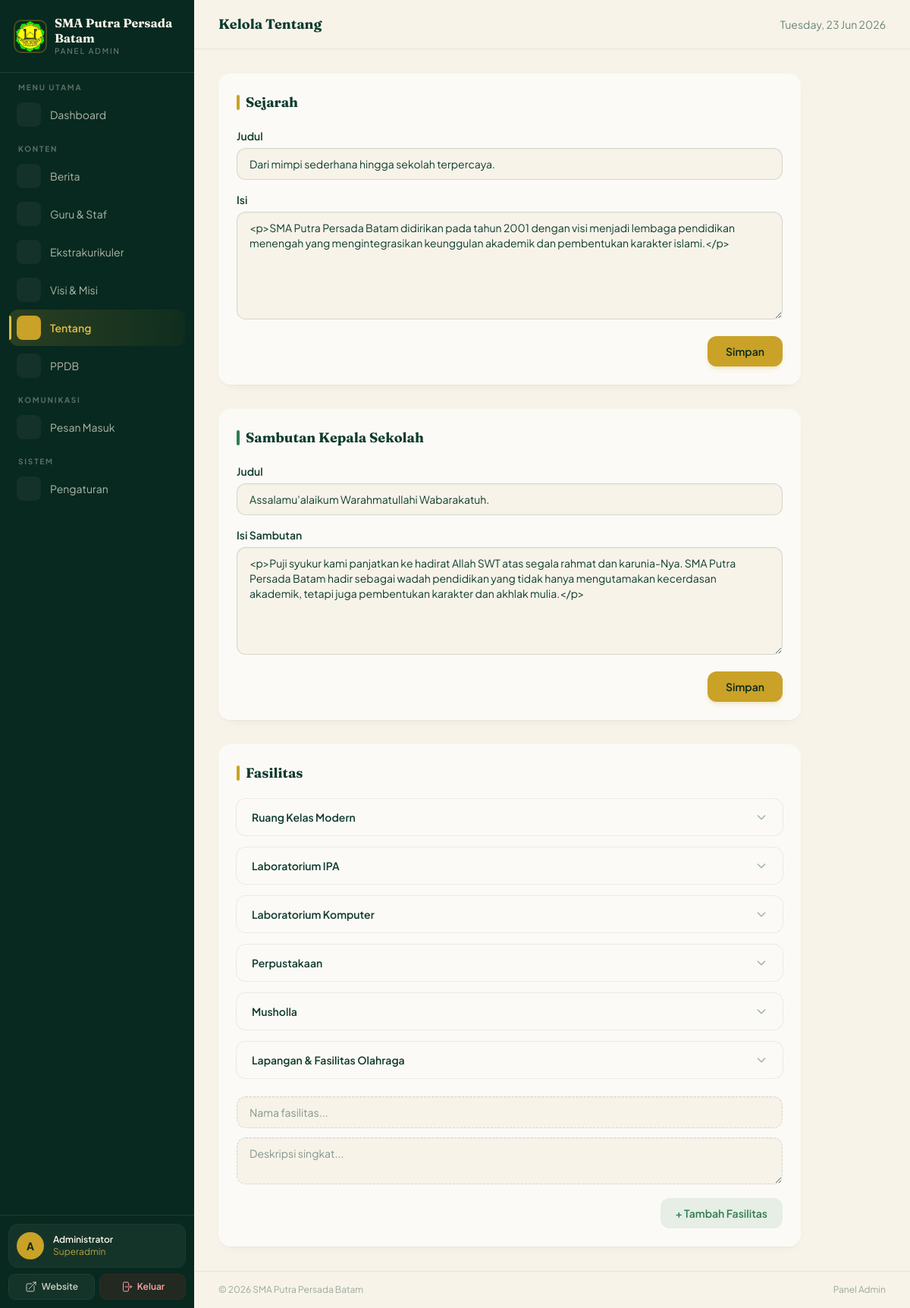
Page /admin/kelola_tentang.php (signed in) on the committed database.
### tables this page shows
CREATE TABLE pengaturan (
  id    INT AUTO_INCREMENT PRIMARY KEY,
  kunci VARCHAR(100) NOT NULL UNIQUE,
  nilai TEXT NOT NULL
);

CREATE TABLE tentang (
  id     INT AUTO_INCREMENT PRIMARY KEY,
  bagian VARCHAR(50) NOT NULL,
  judul  VARCHAR(200) DEFAULT NULL,
  isi    TEXT         NOT NULL
);

### config/koneksi.php (called while the page is built, shortened)
<?php
$cspNonce = base64_encode(random_bytes(16));
function db(): PDO {
    static $pdo = null;
    if ($pdo === null) {
        $dsn = "mysql:host=" . DB_HOST . ";dbname=" . DB_NAME . ";charset=" . DB_CHARSET;
        $pdo = new PDO($dsn, DB_USER, DB_PASS, [
            PDO::ATTR_ERRMODE            => PDO::ERRMODE_EXCEPTION,
            PDO::ATTR_DEFAULT_FETCH_MODE => PDO::FETCH_ASSOC,
            PDO::ATTR_EMULATE_PREPARES   => false,
        ]);
    }
    return $pdo;
}
function setting(string $kunci): ?string {
    $stmt = db()->prepare('SELECT nilai FROM pengaturan WHERE kunci = ?');
    $stmt->execute([$kunci]);
    $row = $stmt->fetch();
    return $row ? $row['nilai'] : null;
}
function esc(string $str): string {
    return htmlspecialchars($str, ENT_QUOTES, 'UTF-8');
}

### admin/auth.php (called while the page is built, shortened)
<?php
require_once __DIR__ . '/../config/koneksi.php';
function admin_name(): string {
    return $_SESSION['admin_nama'] ?? 'Admin';
}

### admin/kelola_tentang.php (the view, shortened to what this page needs)
<?php
require_once 'auth.php';
$pdo = db();
$sejarah   = $pdo->query("SELECT * FROM tentang WHERE bagian='sejarah' LIMIT 1")->fetch();
$sambutan  = $pdo->query("SELECT * FROM tentang WHERE bagian='sambutan' LIMIT 1")->fetch();
$fasilitas = $pdo->query("SELECT * FROM tentang WHERE bagian='fasilitas' ORDER BY id")->fetchAll();
$pageTitle = 'Kelola Tentang';
include 'admin_head.php';
?>
<div class="max-w-3xl space-y-8">
  <div class="admin-card bg-white/60 dark:bg-pine/40 backdrop-blur-sm rounded-2xl ring-1 ring-pine/8 dark:ring-cream/8 p-6">
    <h3 class="font-serif text-lg font-bold mb-5 flex items-center gap-2">
      <span class="w-1 h-5 rounded-full bg-brass"></span> Sejarah
    </h3>
    <form method="POST">
      <div class="mb-4">
        <label class="block text-sm font-semibold mb-1.5">Judul</label>
        <input type="text" name="judul" value="<?php echo esc($sejarah['judul'] ?? ''); ?>"
               class="w-full px-4 py-2.5 rounded-xl bg-cream dark:bg-pine-deep border border-pine/15 dark:border-cream/15 focus:border-brass focus:ring-2 focus:ring-brass/20 outline-none transition text-sm">
      </div>
      <div class="mb-4">
        <label class="block text-sm font-semibold mb-1.5">Isi</label>
        <textarea name="isi" rows="6"
                  class="w-full px-4 py-2.5 rounded-xl bg-cream dark:bg-pine-deep border border-pine/15 dark:border-cream/15 focus:border-brass focus:ring-2 focus:ring-brass/20 outline-none transition text-sm"><?php echo esc($sejarah['isi'] ?? ''); ?></textarea>
      </div>
      <div class="flex justify-end">
        <button type="submit" class="btn-action px-6 py-2.5 rounded-xl bg-brass hover:bg-brass-light text-pine-deep font-semibold text-sm shadow-md shadow-brass/20 hover:shadow-lg transition">Simpan</button>
      </div>
    </form>
  </div>
  <div class="admin-card bg-white/60 dark:bg-pine/40 backdrop-blur-sm rounded-2xl ring-1 ring-pine/8 dark:ring-cream/8 p-6">
    <h3 class="font-serif text-lg font-bold mb-5 flex items-center gap-2">
      <span class="w-1 h-5 rounded-full bg-leaf"></span> Sambutan Kepala Sekolah
    </h3>
    <form method="POST">
      <div class="mb-4">
        <label class="block text-sm font-semibold mb-1.5">Judul</label>
        <input type="text" name="judul" value="<?php echo esc($sambutan['judul'] ?? ''); ?>"
               class="w-full px-4 py-2.5 rounded-xl bg-cream dark:bg-pine-deep border border-pine/15 dark:border-cream/15 focus:border-brass focus:ring-2 focus:ring-brass/20 outline-none transition text-sm">
      </div>
      <div class="mb-4">
        <label class="block text-sm font-semibold mb-1.5">Isi Sambutan</label>
        <textarea name="isi" rows="6"
                  class="w-full px-4 py-2.5 rounded-xl bg-cream dark:bg-pine-deep border border-pine/15 dark:border-cream/15 focus:border-brass focus:ring-2 focus:ring-brass/20 outline-none transition text-sm"><?php echo esc($sambutan['isi'] ?? ''); ?></textarea>
      </div>
      <div class="flex justify-end">
        <button type="submit" class="btn-action px-6 py-2.5 rounded-xl bg-brass hover:bg-brass-light text-pine-deep font-semibold text-sm shadow-md shadow-brass/20 hover:shadow-lg transition">Simpan</button>
      </div>
    </form>
  </div>
  <div class="admin-card bg-white/60 dark:bg-pine/40 backdrop-blur-sm rounded-2xl ring-1 ring-pine/8 dark:ring-cream/8 p-6">
    <h3 class="font-serif text-lg font-bold mb-5 flex items-center gap-2">
      <span class="w-1 h-5 rounded-full bg-brass"></span> Fasilitas
    </h3>
    <?php if (!empty($fasilitas)): ?>
      <div class="space-y-4 mb-6">
        <?php foreach ($fasilitas as $f): ?>
          <details class="group rounded-xl ring-1 ring-pine/8 dark:ring-cream/8 overflow-hidden">
            <summary class="flex items-center justify-between px-5 py-3.5 cursor-pointer hover:bg-pine/3 dark:hover:bg-cream/5 transition">
              <span class="font-semibold text-sm"><?php echo esc($f['judul']); ?></span>
              <svg class="w-4 h-4 text-pine/40 dark:text-cream/40 group-open:rotate-180 transition-transform" fill="none" stroke="currentColor" viewBox="0 0 24 24"><path stroke-linecap="round" stroke-linejoin="round" stroke-width="2" d="M19 9l-7 7-7-7"/></svg>
            </summary>
          </details>
        <?php endforeach; ?>
      </div>
    <?php endif; ?>
    <form method="POST" class="space-y-3">
      <input type="text" name="judul" required placeholder="Nama fasilitas..."
             class="w-full px-4 py-2.5 rounded-xl bg-cream dark:bg-pine-deep border border-pine/15 dark:border-cream/15 border-dashed focus:border-brass focus:ring-2 focus:ring-brass/20 outline-none transition text-sm">
      <textarea name="isi" rows="2" placeholder="Deskripsi singkat..."
                class="w-full px-4 py-2.5 rounded-xl bg-cream dark:bg-pine-deep border border-pine/15 dark:border-cream/15 border-dashed focus:border-brass focus:ring-2 focus:ring-brass/20 outline-none transition text-sm"></textarea>
      <div class="flex justify-end">
        <button type="submit" class="btn-action px-5 py-2.5 rounded-xl bg-leaf/10 text-leaf hover:bg-leaf/20 font-semibold text-sm transition">+ Tambah Fasilitas</button>
      </div>
    </form>
  </div>
</div>
<?php include 'admin_foot.php'; ?>

### admin/admin_head.php (shortened to what this page needs)
<?php
$namaSekolah = setting('nama_sekolah') ?? 'SMA Putra Persada Batam';
$currentPage = basename($_SERVER['PHP_SELF']);
$navGroups = [
    'Menu Utama' => [
        ['file'=>'dashboard.php', 'icon'=>'grid', 'label'=>'Dashboard'],
    ],
    'Konten' => [
        ['file'=>'kelola_berita.php',   'icon'=>'news',  'label'=>'Berita'],
        ['file'=>'kelola_guru.php',     'icon'=>'users', 'label'=>'Guru & Staf'],
        ['file'=>'kelola_ekskul.php',   'icon'=>'star',  'label'=>'Ekstrakurikuler'],
        ['file'=>'kelola_visimisi.php', 'icon'=>'eye',   'label'=>'Visi & Misi'],
        ['file'=>'kelola_tentang.php',  'icon'=>'info',  'label'=>'Tentang'],
        ['file'=>'kelola_ppdb.php',     'icon'=>'doc',   'label'=>'PPDB'],
    ],
    'Komunikasi' => [
        ['file'=>'pesan_masuk.php', 'icon'=>'mail', 'label'=>'Pesan Masuk'],
    ],
    'Sistem' => [
        ['file'=>'kelola_pengaturan.php', 'icon'=>'cog', 'label'=>'Pengaturan'],
    ],
];
?>
<!DOCTYPE html>
<html lang="id">
<head>
  <script nonce="<?php echo $cspNonce; ?>" src="../assets/js/tailwind.js"></script>
</head>
<body class="min-h-dvh antialiased bg-cream dark:bg-pine-deep text-pine dark:text-cream font-sans">
  <aside id="sidebar" class="fixed top-0 left-0 bottom-0 w-64 bg-pine-deep text-cream z-50 flex flex-col sidebar-enter
                               lg:translate-x-0 -translate-x-full">
    <div class="p-5 border-b border-cream/10">
      <a href="dashboard.php" class="flex items-center gap-3 group">
        <img src="../assets/img/logo.jpeg" alt="Logo" class="w-10 h-10 rounded-lg object-cover ring-2 ring-brass/30
                                                    group-hover:ring-brass transition duration-300">
        <div>
          <h1 class="font-serif text-base font-bold leading-tight group-hover:text-brass-light transition"><?php echo esc($namaSekolah); ?></h1>
          <p class="text-[10px] tracking-[0.2em] text-cream/50 uppercase">Panel Admin</p>
        </div>
      </a>
    </div>
    <nav class="flex-1 overflow-y-auto py-3 px-3 space-y-3.5">
      <?php
      foreach ($navGroups as $groupLabel => $items): ?>
        <div>
          <p class="px-3 mb-1 text-[10px] font-bold tracking-[0.18em] text-cream/35 uppercase"><?php echo $groupLabel; ?></p>
          <div class="space-y-0.5">
            <?php foreach ($items as $item):
              $isActive = $currentPage === $item['file']; ?>
              <a href="<?php echo $item['file']; ?>"
                 class="sidebar-link flex items-center gap-3 px-2.5 py-2 rounded-xl text-sm
                        <?php echo $isActive ? 'active font-semibold' : 'text-cream/70 hover:text-cream'; ?>">
                <span class="nav-ic flex items-center justify-center w-8 h-8 rounded-lg shrink-0 <?php echo $isActive ? '' : 'bg-cream/5'; ?>">
                  <svg class="w-[18px] h-[18px]" fill="none" stroke="currentColor" viewBox="0 0 24 24">
                    <?php echo $iconPaths[$item['icon']]; ?>
                  </svg>
                </span>
                <span class="truncate"><?php echo $item['label']; ?></span>
              </a>
            <?php endforeach; ?>
          </div>
        </div>
      <?php endforeach; ?>
    </nav>
    <div class="p-3 border-t border-cream/10">
      <div class="flex items-center gap-3 p-2.5 mb-2.5 rounded-xl bg-cream/5 ring-1 ring-cream/8">
        <div class="w-9 h-9 rounded-full bg-brass flex items-center justify-center text-pine-deep font-bold text-sm shrink-0">
          <?php echo strtoupper(substr(admin_name(), 0, 1)); ?>
        </div>
        <div class="text-xs min-w-0">
          <p class="font-semibold truncate"><?php echo esc(admin_name()); ?></p>
          <p class="text-brass-light/80 capitalize truncate"><?php echo esc($_SESSION['admin_role'] ?? 'admin'); ?></p>
        </div>
      </div>
      <div class="grid grid-cols-2 gap-2">
        <a href="../index.php" target="_blank"
           class="flex items-center justify-center gap-1.5 px-3 py-2 rounded-lg text-xs font-semibold
                  bg-cream/5 text-cream/80 ring-1 ring-cream/10 hover:bg-cream/10 hover:text-cream transition">
          <svg class="w-4 h-4 shrink-0" fill="none" stroke="currentColor" viewBox="0 0 24 24"><path stroke-linecap="round" stroke-linejoin="round" stroke-width="1.5" d="M13.5 6H5.25A2.25 2.25 0 003 8.25v10.5A2.25 2.25 0 005.25 21h10.5A2.25 2.25 0 0018 18.75V10.5m-10.5 6L21 3m0 0h-5.25M21 3v5.25"/></svg>
          Website
        </a>
        <a href="logout.php"
           class="flex items-center justify-center gap-1.5 px-3 py-2 rounded-lg text-xs font-semibold
                  bg-red-500/10 text-red-300 ring-1 ring-red-500/20 hover:bg-red-500/20 hover:text-red-200 transition">
          <svg class="w-4 h-4 shrink-0" fill="none" stroke="currentColor" viewBox="0 0 24 24"><path stroke-linecap="round" stroke-linejoin="round" stroke-width="1.5" d="M15.75 9V5.25A2.25 2.25 0 0013.5 3h-6a2.25 2.25 0 00-2.25 2.25v13.5A2.25 2.25 0 007.5 21h6a2.25 2.25 0 002.25-2.25V15m3 0l3-3m0 0l-3-3m3 3H9"/></svg>
          Keluar
        </a>
      </div>
    </div>
  </aside>
  <div class="lg:ml-64 min-h-dvh flex flex-col">
    <header class="sticky top-0 z-30 bg-cream/80 dark:bg-pine-deep/80 backdrop-blur-md border-b border-pine/8 dark:border-cream/8">
      <div class="flex items-center justify-between px-5 lg:px-8 h-16">
        <div class="flex items-center gap-4">
          <h2 class="font-serif text-lg font-bold"><?php echo esc($pageTitle); ?></h2>
        </div>
        <div class="flex items-center gap-3 text-sm text-pine/60 dark:text-cream/60">
          <span><?php echo date('l, d M Y'); ?></span>
        </div>
      </div>
    </header>
    <main class="flex-1 p-5 lg:p-8 fade-in">

### admin/admin_head.php (style rules this page uses)
.sidebar-link { position:relative;transition:background .2s ease,color .2s ease }
.sidebar-link .nav-ic { transition:background .2s ease,color .2s ease }
.sidebar-link.active { background:linear-gradient(90deg,rgba(201,162,39,.18),rgba(201,162,39,.04));color:#E0BC45 }
.sidebar-link.active .nav-ic { background:#C9A227;color:#08291F }
.sidebar-link.active::before { content:"";position:absolute;left:0;top:.5rem;bottom:.5rem;width:3px;border-radius:0 4px 4px 0;background:#E0BC45 }
.admin-card { transition:transform .25s ease,box-shadow .25s ease }
.btn-action { transition:all .2s ease }
.fade-in { opacity:0;transform:translateY(12px);animation:fadeUp .4s ease forwards }
.sidebar-enter { animation:slideIn .3s ease forwards }
#sidebar { transition:transform .3s ease }
@media (min-width:1024px) { #sidebar { transform:none!important } }
main input[type=text],main input[type=email],main input[type=url], main input[type=password],main input[type=date],main input[type=number], main input[type=search],main input[type=tel],main textarea,main select { box-shadow:inset 0 1px 2px rgba(14,59,46,.04); }
button,.btn-action,a[role=button] { cursor:pointer }
.admin-card { box-shadow:0 1px 2px rgba(14,59,46,.04),0 6px 16px -10px rgba(14,59,46,.12) }
#sidebar nav { scrollbar-width:none;-ms-overflow-style:none }

### rows in the picture
pengaturan: nilai "SMA Putra Persada Batam"
tentang: judul "Dari mimpi sederhana hingga sekolah terpercaya.", isi "<p>SMA Putra Persada Batam didirikan pada tahun 2001 dengan visi menjadi lembaga pendidikan menengah yang mengintegrasikan keunggulan akademik dan pembentukan karakter islami.</p>"
tentang: judul "Assalamu'alaikum Warahmatullahi Wabarakatuh.", isi "<p>Puji syukur kami panjatkan ke hadirat Allah SWT atas segala rahmat dan karunia-Nya. SMA Putra Persada Batam hadir sebagai wadah pendidikan yang tidak hanya mengutamakan kecerdasan akademik, tetapi juga pembentukan karakter dan akhlak mulia.</p>"
tentang: judul "Ruang Kelas Modern"
tentang: judul "Laboratorium IPA"
tentang: judul "Laboratorium Komputer"
tentang: judul "Perpustakaan"
tentang: judul "Musholla"
tentang: judul "Lapangan & Fasilitas Olahraga"

### other values in the picture
$groupLabel "MENU UTAMA"
$item['label'] "Dashboard"
$groupLabel "KONTEN"
$item['label'] "Berita"
$item['label'] "Guru & Staf"
$item['label'] "Ekstrakurikuler"
$item['label'] "Visi & Misi"
$item['label'] "Tentang"
$item['label'] "PPDB"
$groupLabel "KOMUNIKASI"
$item['label'] "Pesan Masuk"
$groupLabel "SISTEM"
$item['label'] "Pengaturan"
substr(admin_name(), 0, 1) "A"
admin_name() "Administrator"
